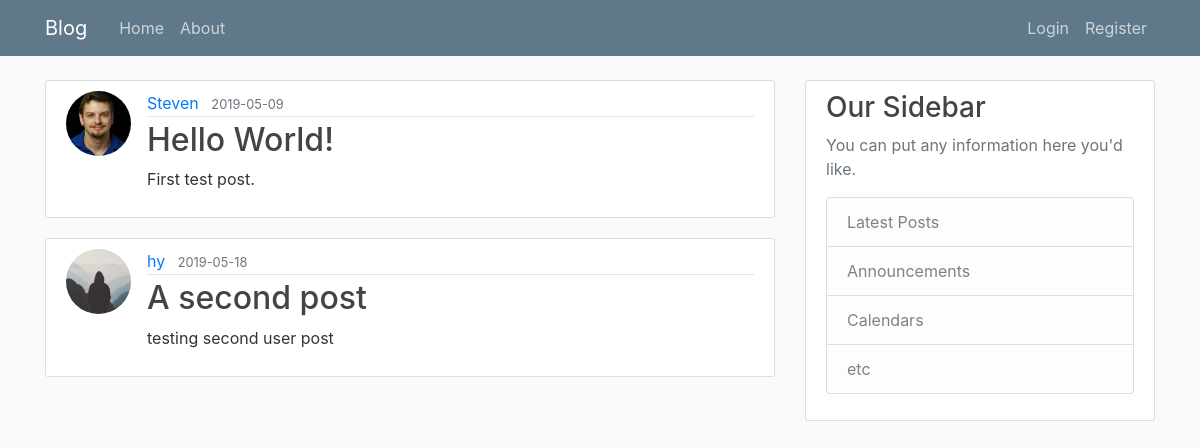
Page /home on the earlier database version.
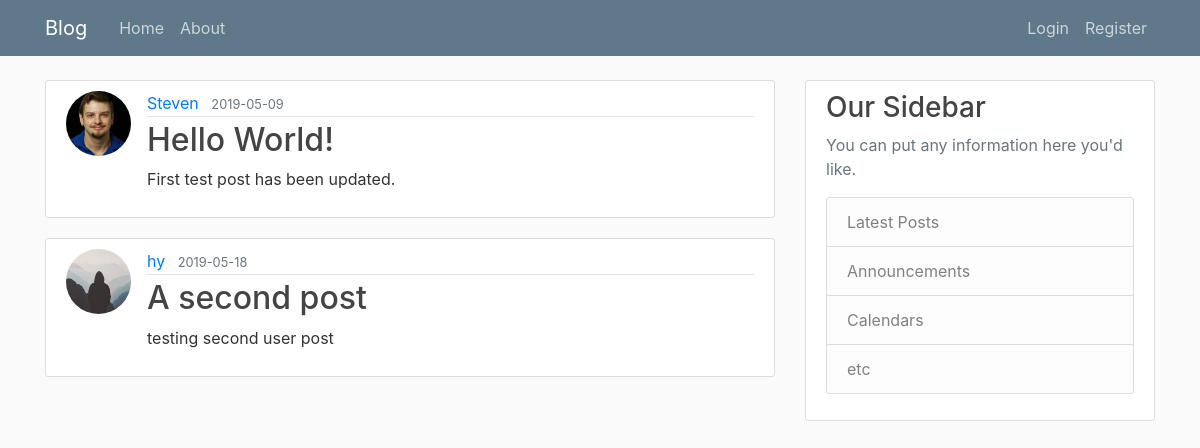
Same page on the later database version.
### flaskblog/models.py (models this page shows, shortened)
class Post(db.Model):
    id = db.Column(db.Integer, primary_key=True)
    title = db.Column(db.String(20), nullable=False)
    date_posted = db.Column(db.DateTime, nullable=False, default=datetime.utcnow)
    content = db.Column(db.Text, nullable=False)
    user_id = db.Column(db.Integer, db.ForeignKey('user.id'),nullable=False)

class User(db.Model, UserMixin):
    id = db.Column(db.Integer, primary_key=True)
    username = db.Column(db.String(20), unique=True, nullable=False)
    email = db.Column(db.String(120), unique=True, nullable=False)
    image_file = db.Column(db.String(20), nullable=False, default='default.jpg')
    password = db.Column(db.String(60), nullable=False)
    posts = db.relationship('Post', backref='author', lazy=True)

### flaskblog/routes.py (the view)
@app.route("/")
@app.route("/home")
def home():
    posts = Post.query.all()
    return render_template('home.html', posts=posts)

### flaskblog/templates/home.html
{% extends "layout.html" %}
{% block content %}
    {% for post in posts %}
        <article class="media content-section">
          <img class="rounded-circle article-img" src="{{ url_for('static', filename='profile_pics/' + post.author.image_file) }}" >
          <div class="media-body">
            <div class="article-metadata">
              <a class="mr-2" href="#">{{ post.author.username }}</a>
              <small class="text-muted">{{ post.date_posted.strftime('%Y-%m-%d') }}</small>
            </div>
            <h2><a class="article-title" href="{{ url_for('post', post_id=post.id) }}">{{ post.title }}</a></h2>
            <p class="article-content">{{ post.content }}</p>
          </div>
        </article>
    {% endfor %}
{% endblock content%}

### flaskblog/templates/layout.html (shortened to what this page needs)
<!DOCTYPE html>
<html lang="en">
<head>
    <link rel="stylesheet" href="https://stackpath.bootstrapcdn.com/bootstrap/4.3.1/css/bootstrap.min.css">
    <link rel="stylesheet" type="text/css" href="{{ url_for('static', filename='main.css') }}">
</head>
<body>
<header class="site-header">
      <nav class="navbar navbar-expand-md navbar-dark bg-steel fixed-top">
        <div class="container">
          <a class="navbar-brand mr-4" href="/"> Blog</a>
          <div class="collapse navbar-collapse" id="navbarToggle">
            <div class="navbar-nav mr-auto">
              <a class="nav-item nav-link" href="{{ url_for('home') }}">Home</a>
              <a class="nav-item nav-link" href="{{ url_for('about') }}">About</a>
            </div>
            <div class="navbar-nav">
              {% if current_user.is_authenticated %}
                <a class="nav-item nav-link" href="{{ url_for('new_post') }}">Create New Post</a>
                <a class="nav-item nav-link" href="{{ url_for('account') }}">Account</a>
                <a class="nav-item nav-link" href="{{ url_for('logout') }}">Logout</a>
              {% else %}
                <a class="nav-item nav-link" href="{{ url_for('login') }}">Login</a>
                <a class="nav-item nav-link" href="{{ url_for('register') }}">Register</a>
              {% endif %}
            </div>
          </div>
        </div>
      </nav>
    </header>
    <main role="main" class="container">
      <div class="row">
        <div class="col-md-8">
          {% block content %}{% endblock %}
        </div>
        <div class="col-md-4">
          <div class="content-section">
            <h3>Our Sidebar</h3>
            <p class='text-muted'>You can put any information here you'd like.
              <ul class="list-group">
                <li class="list-group-item list-group-item-light">Latest Posts</li>
                <li class="list-group-item list-group-item-light">Announcements</li>
                <li class="list-group-item list-group-item-light">Calendars</li>
                <li class="list-group-item list-group-item-light">etc</li>
              </ul>
            </p>
          </div>
        </div>
      </div>
    </main>
</body>
</html>

### flaskblog/static/main.css (style rules this page uses)
body { background: #fafafa; color: #333333; margin-top: 5rem; }
h1, h2, h3, h4, h5, h6 { color: #444444; }
ul { margin: 0; }
.bg-steel { background-color: #5f788a; }
.site-header .navbar-nav .nav-link { color: #cbd5db; }
.content-section { background: #ffffff; padding: 10px 20px; border: 1px solid #dddddd; border-radius: 3px; margin-bottom: 20px; }
.article-title { color: #444444; }
.article-content { white-space: pre-line; }
.article-img { height: 65px; width: 65px; margin-right: 16px; }
.article-metadata { padding-bottom: 1px; margin-bottom: 4px; border-bottom: 1px solid #e3e3e3 }

Differences in the rows shown:
changed Post "Hello World!": content "First test post." → "First test post has been updated."
